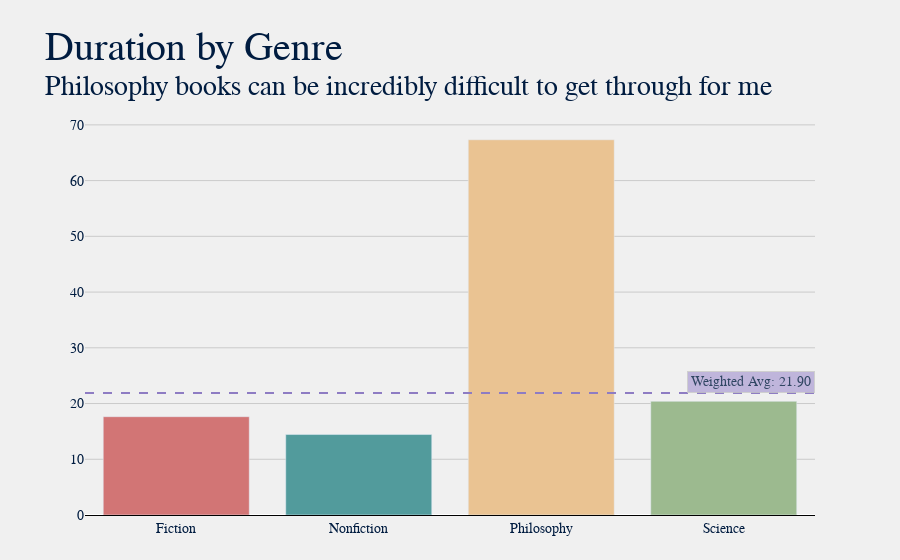

Here is the notebook cell this chart was saved with:
### Markdown cell above
### How long does it take me to read?

This is an interesting one because a lot of factors go into it, which I can't quite capture in my spreadsheet. For example, philosophy books tend to take me very long to read because they can be rather dense and difficult to comprehend. Additionally, there were several instances where I needed to take a break, thus increasing the overall duration. That aside, I tend to get through books in about 2-3 weeks, depending on the genre.

### Code cell
dft = df.groupby('Genre')['Duration'].mean().reset_index()
dft = dft[dft['Duration'].notnull()].round(2)
dft['Total'] = df.groupby('Genre')['Title'].count().reset_index(drop=True)
# dft.loc[len(dft.index)] = ['Overall', dft['Duration'].mean()]
title = "Duration by Genre"
sub = f"Philosophy books can be incredibly difficult to get through for me"
plot.gen_bar_graph(dft, 'Genre', title, sub, avg=True, w_avg='Duration')

### Figure 1 — Plotly figure (JSON) as saved in the notebook; plotly's stock layout.template omitted (floating-point values rounded to 4 significant figures)
{"data": [{"customdata": [["43", "Duration"], ["11", "Duration"], ["6", "Duration"], ["5", "Duration"]], "hovertemplate": "<b>%{x} Books</b>: %{customdata[0]}<br><b>Avg. %{customdata[1]}</b>: %{y}", "marker": {"color": ["#d27575", "#529b9c", "#eac392", "#9cba8f", "#675a55", "#d27575", "#529b9c", "#eac392", "#9cba8f", "#675a55", "#d27575", "#529b9c", "#eac392", "#9cba8f", "#675a55", "#d27575", "#529b9c", "#eac392", "#9cba8f", "#675a55"]}, "name": "", "type": "bar", "x": ["Fiction", "Nonfiction", "Philosophy", "Science"], "y": [17.64, 14.44, 67.33, 20.4]}], "layout": {"annotations": [{"bgcolor": "#b4a7d6", "bordercolor": "#c7c7c7", "borderpad": 3, "borderwidth": 1, "opacity": 0.8, "showarrow": false, "text": "Weighted Avg: 21.90", "x": 1, "xanchor": "right", "xref": "x domain", "y": 21.9, "yanchor": "bottom", "yref": "y"}], "autosize": true, "barmode": "group", "font": {"color": "#001c40", "family": "Baskerville", "size": 14}, "margin": {"b": 45, "l": 85, "r": 85, "t": 120}, "paper_bgcolor": "#f0f0f0", "plot_bgcolor": "#f0f0f0", "shapes": [{"line": {"color": "#8e7cc3", "dash": "dash", "width": 2}, "type": "line", "x0": 0, "x1": 1, "xref": "x domain", "y0": 21.9, "y1": 21.9, "yref": "y"}], "showlegend": false, "title": {"font": {"color": "#001c40", "family": "Baskerville, Bold", "size": 40}, "text": "Duration by Genre<br><sup>Philosophy books can be incredibly difficult to get through for me"}, "xaxis": {"autorange": true, "gridcolor": "#cbcbcb", "linecolor": "black", "range": [-0.5, 3.5], "showgrid": false, "showline": true, "title": {}, "type": "category"}, "yaxis": {"autorange": true, "gridcolor": "#cbcbcb", "linecolor": "black", "range": [0, 70.87], "showgrid": true, "showline": false, "showticklabels": true, "title": {}, "type": "linear"}}}
